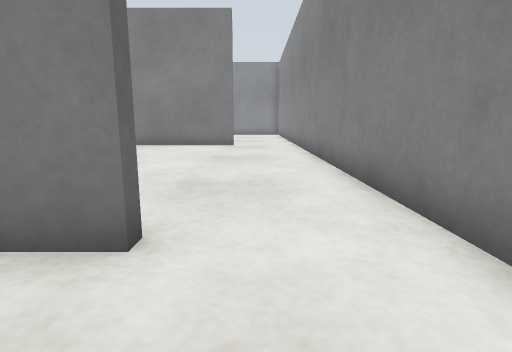
[1] (above)

17 first-person views from a walk through a Gazebo world. The camera is 0.5 m above the floor, tilts 10° down and sees 80° across. Floor lines are 1 m apart. The floor is counted in squares, 0.5 m on a side. Each view is taken from the middle of a square. On the plan, view 1 faces up. The plan holds only what a view shows up to about 12 squares ahead; the rest is blank. The place goes on beyond the plan.

[2]
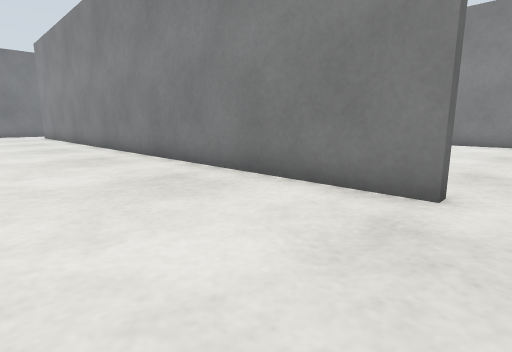

[3]
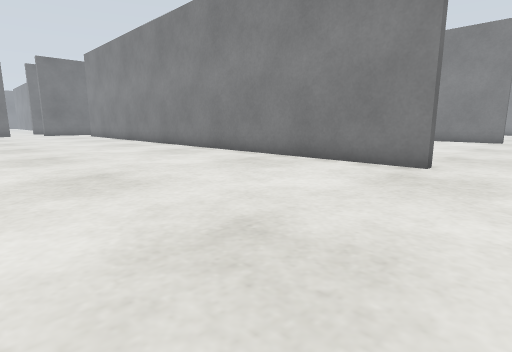

[4]
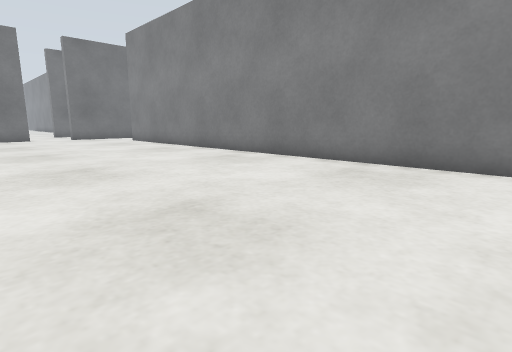

[5]
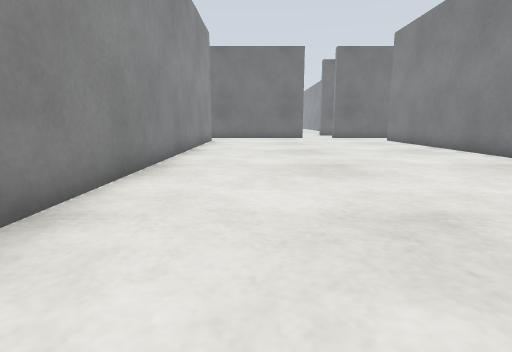

[6]
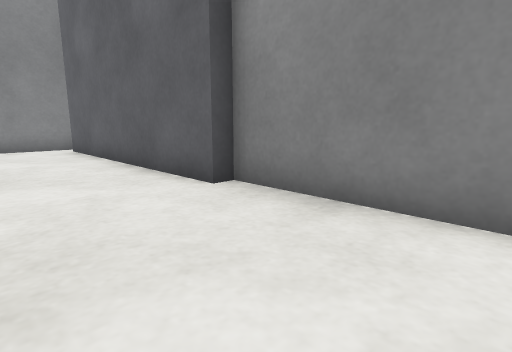

[7]
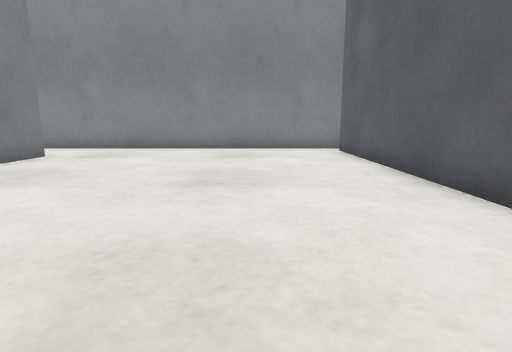

[8]
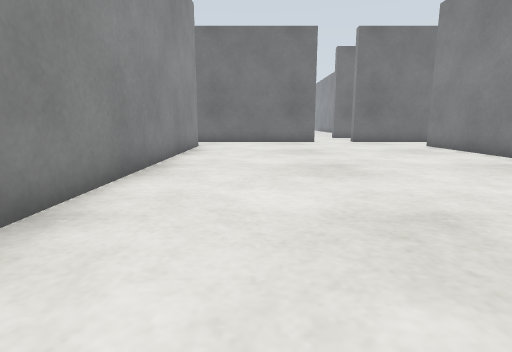

[9]
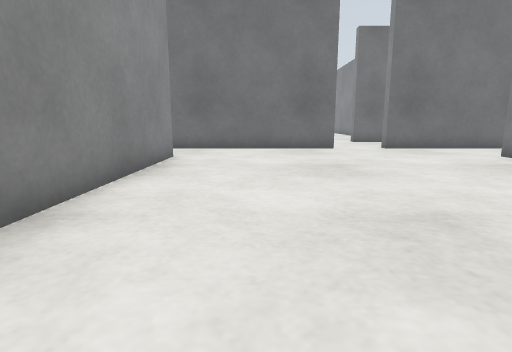

[10]
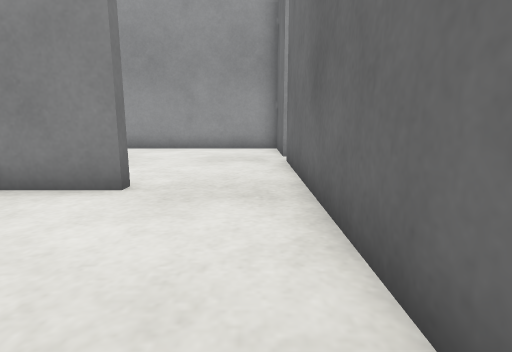

[11]
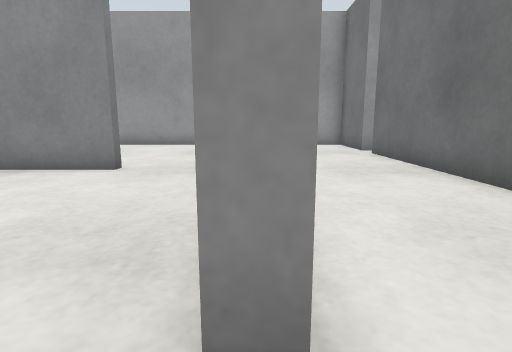

[12]
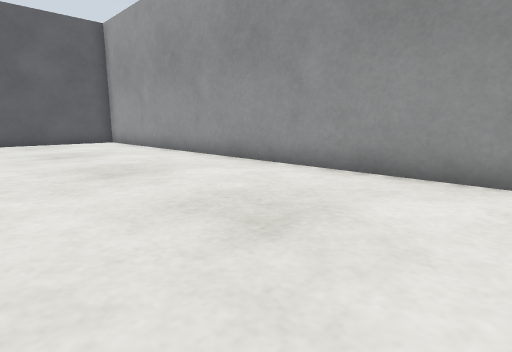

[13]
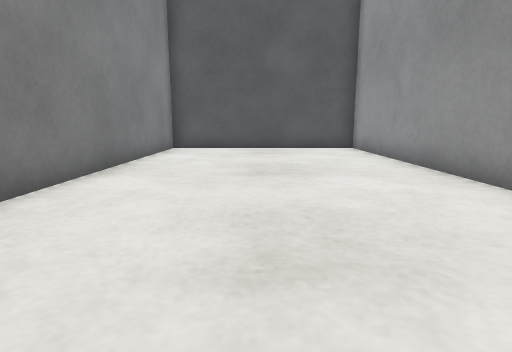

[14]
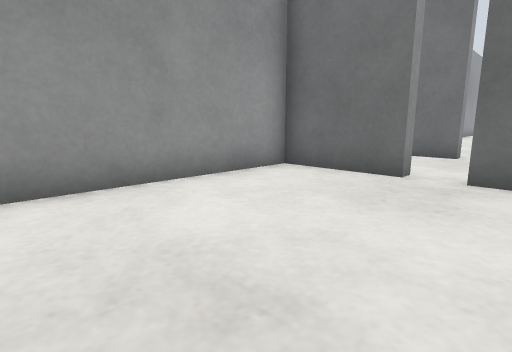

[15]
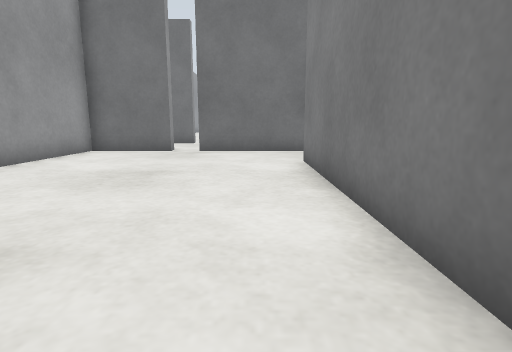

[16]
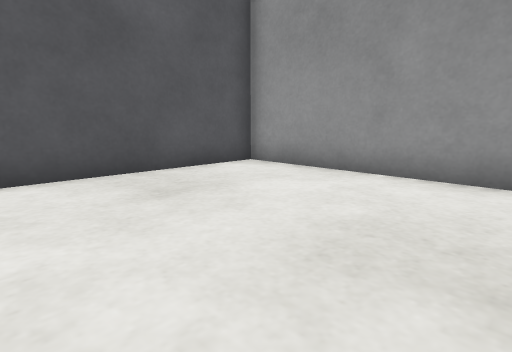

[17]
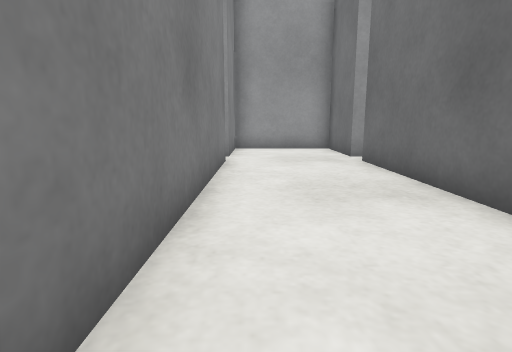

### Floor plan
Key: @ floor where view 1 was taken; # wall or solid block; x gap in a wall; . floor; B grey box.
Columns run from 30 left of view 1 to 2 right of it. Each row starts with its distance up from view 1.
 12                           ......#
 11                           ......#
 10                           ......#
  9                            .....#
  8                            .....#
  7                            .....#
  6                             ....#
  5     #                       ....#
  4     #.                      ....#
  3     #..                      #..#
  2     #..#######################..#
  1     #...........................#
  0     ..........................@.#
 -1     ............................#
 -2    .#...........................#
 -3   ..#...........................#
 -4  ...#...........................#
 -5  ...#...........................#
 -6 #...#...........................#
 -7 #...#..#############   BBBBBBBBB#
 -8 #...#..#################
 -9 #...#..................B
-10 #...#..................B
-11 x...x..................B
-12 #...#..................B
-13 #...#..................B
-14 #...#..................B
-15 ########################

Positions as (right, up) in squares from view 1, and headings:
1: (0, 0), facing up
2: (0, -2), facing up-left
3: (1, -5), facing up-left
4: (-6, -5), facing up-left
5: (-6, -5), facing left
6: (-11, -4), facing down-right
7: (-10, -4), facing right
8: (-10, -5), facing left
9: (-14, -5), facing left
10: (-25, -3), facing down
11: (-26, -1), facing down
12: (-23, -9), facing down-right
13: (-19, -11), facing right
14: (-20, -10), facing down-left
15: (-15, -9), facing left
16: (-13, -9), facing down-right
17: (-27, -3), facing down
